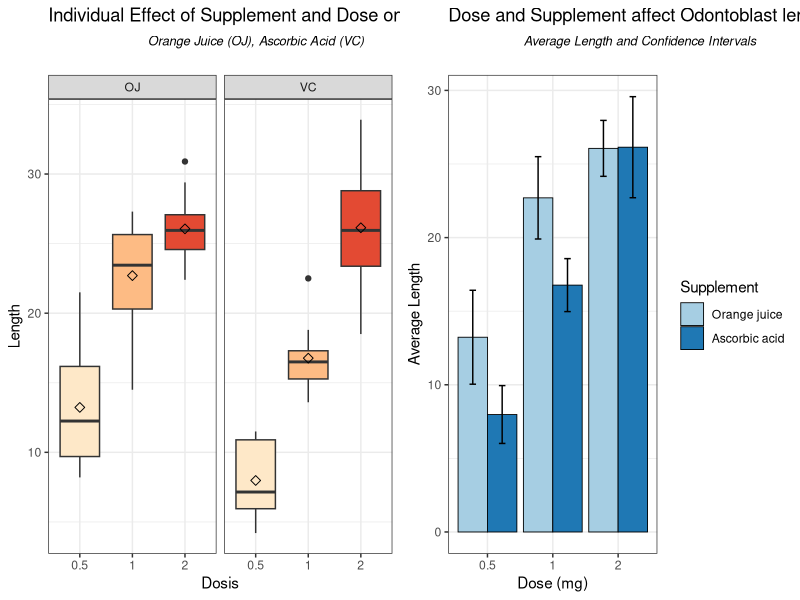
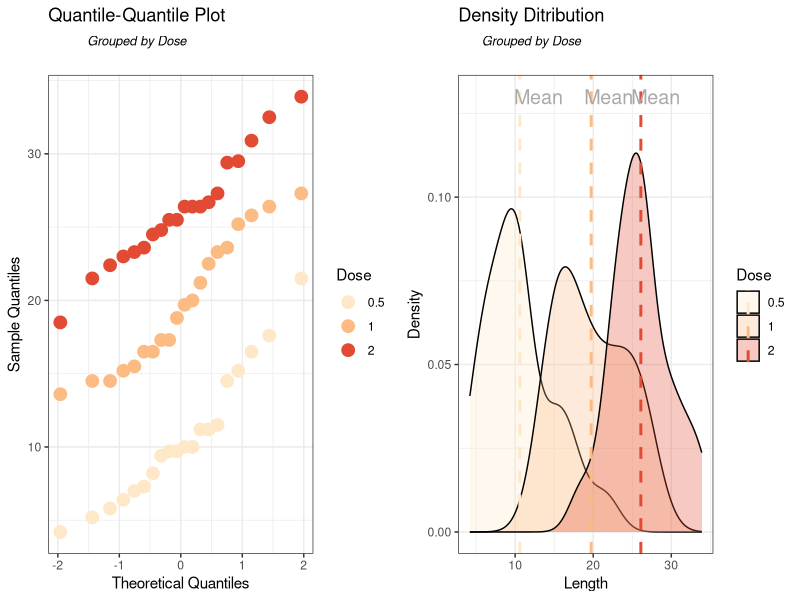

Write the R code that produced these figures, in order.
## ---- chunk 1
library(datasets); library(ggplot2); library(dplyr)
library(xtable); library(RColorBrewer); library(gridExtra)

options(xtable.comment = FALSE)
data(ToothGrowth)
df <- as.tbl(ToothGrowth)
names(df) <- c("len","Supplement","Dose")
df$Dose <- as.factor(df$Dose)

df.sum <- df %>% group_by(Supplement, Dose) %>% 
        summarise(n       = length(len), 
                  meanlen = mean(len),
                  sd      = sd(len),
                  ci      = qt(0.975, length(len)-1)*sd(len)/sqrt(length(len)))

## ---- chunk 2
table1 <- df %>% summarise("n" = length(len), 
                           "Minimum" = min(len),  
                           "1st Quantile" = quantile(len,0.25),
                           "Median" = median(len),
                           "Mean" = mean(len),
                           "3rd Quantile" = quantile(len,0.75),
                           "Maximum" = max(len),
                           "Standard Deviation" = sd(len))


table2 <- df %>% group_by(Dose) %>% summarise("n" = length(len), 
                                    "Minimum" = min(len),  
                                    "1st Quantile" = quantile(len,0.25),
                                    "Median" = median(len),
                                    "Mean" = round(mean(len),2),
                                    "3rd Quantile" = quantile(len,0.75),
                                    "Maximum" = max(len),
                                    "Standard Deviation" = sd(len))

table3 <- df %>% group_by(Supplement) %>% summarise("n" = length(len), 
                                    "Minimum" = min(len),  
                                    "1st Quantile" = quantile(len,0.25),
                                    "Median" = median(len),
                                    "Mean" = round(mean(len),2),
                                    "3rd Quantile" = quantile(len,0.75),
                                    "Maximum" = max(len),
                                    "Standard Deviation" = sd(len))
## ---- chunk 3
print(xtable(table1,align="ccccccccc"), include.rownames=FALSE, floating = FALSE)  
## ---- chunk 4
print(xtable(table2,align="cccccccccc"), include.rownames=FALSE, floating = FALSE)  
## ---- chunk 5
print(xtable(table3,align="cccccccccc"), include.rownames=FALSE, floating = FALSE)  
## ---- chunk 6
box <- 
  ggplot(df, aes(Dose, len)) +
    geom_boxplot(aes(fill = Dose)) + 
    facet_grid(. ~ Supplement) +
    scale_fill_brewer(palette="OrRd") + 
    ggtitle(expression(atop("Individual Effect of Supplement and Dose on Length", 
                   atop(italic("Orange Juice (OJ), Ascorbic Acid (VC)"), "")))) +
    labs(x="Dosis", y="Length") +
    theme(plot.title = element_text(size = 28), axis.title = element_text(size = 20)) +
    guides(fill=FALSE) +
    stat_summary(fun.y=mean, geom="point", shape=5, size=2) +
    theme_bw() 
    



bar <- 
  ggplot(df.sum, aes(x=Dose, y=meanlen, fill=Supplement)) + 
        geom_bar(position=position_dodge(), stat="identity", size=.3, color = "black") +  
        scale_fill_brewer(palette="Paired", name="Supplement", 
                          breaks=c("OJ", "VC"),
                          labels=c("Orange juice", "Ascorbic acid")) +
        geom_errorbar(aes(ymin=meanlen-df.sum$ci, ymax=meanlen+df.sum$ci),
                     width=.2,                    
                     position=position_dodge(.9)) + 
        xlab("Dose (mg)") +
        ylab("Average Length") +
        ggtitle(expression(atop("Dose and Supplement affect Odontoblast length", 
                   atop(italic("Average Length and Confidence Intervals"), "")))) +
        theme(plot.title = element_text(size = 22), axis.title = element_text(size = 18)) +
        theme_bw()

grid.arrange(box,bar, ncol = 2)
## ---- chunk 7

df.mean <- df %>% group_by(Dose) %>% summarise(mean = mean(len))

DensCurv <- 
  ggplot(df, aes(len, fill = Dose)) +
    geom_density(alpha=.3) + 
    scale_fill_brewer(palette="OrRd") +
    ggtitle(expression(atop("Density Ditribution", 
                   atop(italic("Grouped by Dose"), "")))) +
    labs(x="Length", y="Density") +
    theme(plot.title = element_text(size = 22), axis.title = element_text(size = 18)) +
    geom_vline(data=df.mean, aes(xintercept=mean,  colour=Dose),
        linetype="dashed", size=1) +
    scale_colour_brewer(palette="OrRd") +
    annotate("text", label = "Mean", x = 13, y = 0.13, size = 5, color="darkgrey") +
    annotate("text", label = "Mean", x = 22, y = 0.13, size = 5, color="darkgrey") +
    annotate("text", label = "Mean", x = 28, y = 0.13, size = 5, color="darkgrey") +
    theme_bw()

qq <- 
  ggplot(df, aes(sample = len, color = Dose)) + 
    stat_qq(geom="point", size=4) + 
    scale_colour_brewer(palette="OrRd") + 
    ggtitle(expression(atop("Quantile-Quantile Plot", 
                   atop(italic("Grouped by Dose"), "")))) +
    labs(x="Theoretical Quantiles", y="Sample Quantiles") +
    theme(plot.title = element_text(size = 22), axis.title = element_text(size = 18)) +
    theme_bw()

  
grid.arrange(qq,DensCurv, ncol = 2)

## ---- chunk 8

## Funciton: t-test to result matrix:
testdf <- function(x) {
        p <- rbind(
                with(x, t.test(len[Dose == 2], len[Dose == 0.5])$p.value),
                with(x, t.test(len[Dose == 2], len[Dose == 1])$p.value),
                with(x, t.test(len[Dose == 1], len[Dose == 0.5])$p.value))
        
        ci <- round(rbind(
                with(x, t.test(len[Dose == 2], len[Dose == 0.5])$conf.int),
                with(x, t.test(len[Dose == 2], len[Dose == 1])$conf.int),
                with(x, t.test(len[Dose == 1], len[Dose == 0.5])$conf.int)),2)
        
        ma <- as.data.frame(cbind(ci,round(p,9)))
        for(i in 1:3) {
                ifelse (as.numeric(ma[i,3]) < 0.001,ma[i,3] <- "< 0.001", ma[i,3] <-substr(ma[i,3],1,5))
        }
        rownames(ma) <- c("2 mg vs 0.5 mg","2 mg vs 1 mg","1 mg vs 0.5 mg")
        colnames(ma) <- c("95% CI lower","95% CI upper","p-value")
        
        return(ma)
}

print(xtable(testdf(df),align="lccc"), 
                        include.rownames=TRUE, floating = FALSE)

## ---- chunk 9

p2  <- round(with(df, t.test(len ~ Supplement)$p.value),3)        
ci2 <- round(with(df, t.test(len ~ Supplement)$conf.int),3)
ma2 <- matrix(c(ci2,p2), ,nrow =1)
colnames(ma2) <- c("95% CI lower","95% CI upper","p-value")
rownames(ma2) <- "Orange Juice vs Ascorbic Acid"

print(xtable(ma2,align ="lccc",digits = 3, include.rownames=TRUE), floating = FALSE)
## ---- chunk 10

oj <- df %>% filter(Supplement == "OJ")
print(xtable(testdf(oj),align ="lccc",digits = 3, include.rownames=TRUE), floating = FALSE)
## ---- chunk 11

vc <- df %>% filter(Supplement == "VC")
print(xtable(testdf(vc), align ="lccc",digits = 3, include.rownames=TRUE), floating = FALSE)
